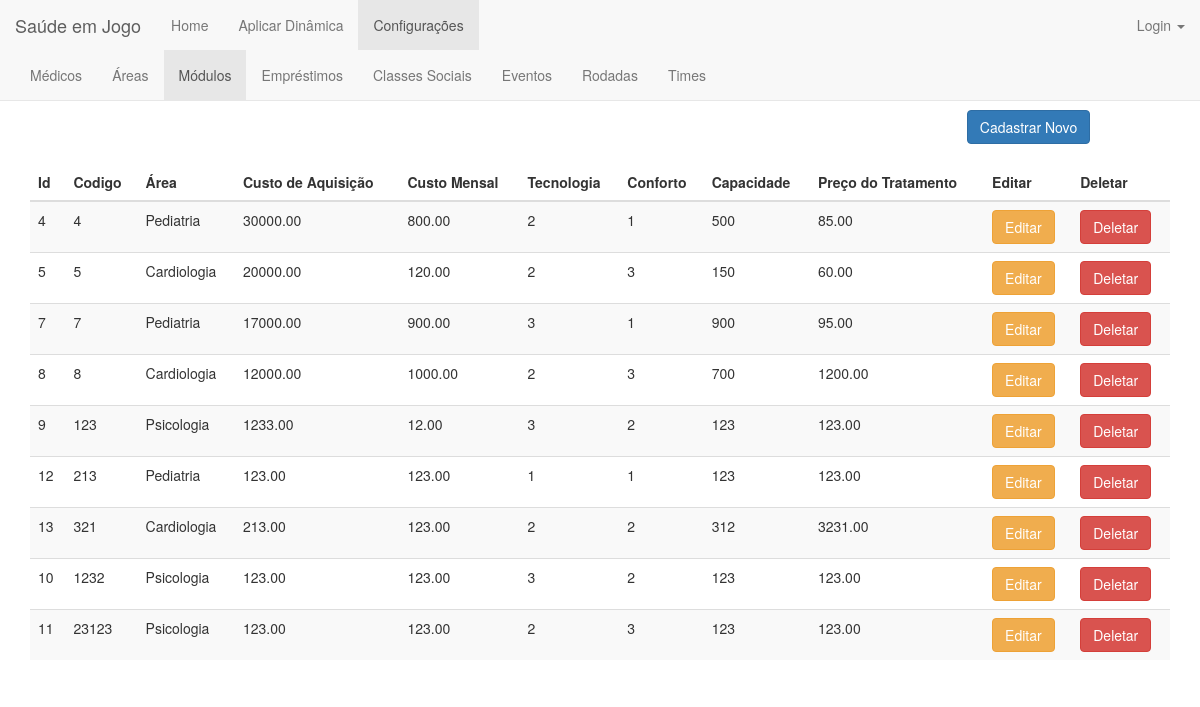
/modulo/, run on an earlier commit of the app's database.
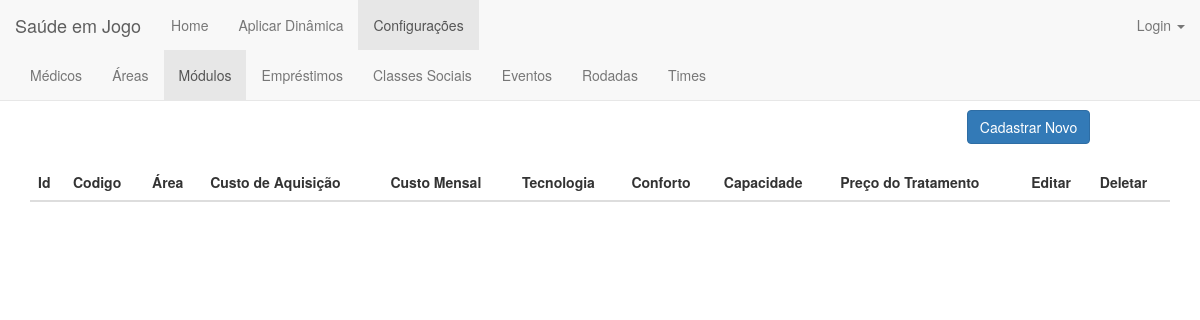
And on a later commit of the database.
### jogo/models.py (models this page shows, shortened)
class Modulo(models.Model):
    classificacao = ((1, '1'), (2, '2'), (3, '3'))
    codigo = models.IntegerField(validators=[MinValueValidator(1)], unique=True)  # Está certo existir esse código?
    area = models.ForeignKey(Area, on_delete=models.CASCADE)
    custo_de_aquisicao = models.FloatField(validators=[MinValueValidator(0.0)])
    custo_mensal = models.FloatField(validators=[MinValueValidator(0.0)])
    tecnologia = models.IntegerField(default=1, choices=classificacao)
    conforto = models.IntegerField(default=1, choices=classificacao)
    capacidade = models.IntegerField(validators=[MinValueValidator(1)])
    preco_do_tratamento = models.FloatField(validators=[MinValueValidator(0.0)])

class Area(models.Model):
    nome = models.CharField(max_length=200)
    def __str__(self):
        return self.nome

### jogo/views.py (the view)
# urls.py: url(r'^modulo/$', views.modulo_index, name='modulo_index'),
def modulo_index(request):
    modulos = Modulo.objects.order_by('codigo')
    return render(request, 'modulo/modulo_index.html', {'modulos':modulos})

### jogo/templates/modulo/modulo_index.html (shortened to what this page needs)
{% extends 'jogo/base_configuracoes.html' %}
{% block modulo %}class="active"{% endblock %}
{% block body %}
<div class="container">
    <center><h1>Módulos</h1></center>
    <div align="right" style="margin-right: 7%">
        <a href="{% url 'jogo:modulo_new' %}"><button type="submit" class="btn btn-primary">Cadastrar Novo</button></a>
    </div>
    <br>
    <table class="table table-striped">
        <thead>
        <tr>
            <th>Id</th>
            <th>Codigo</th>
            <th>Área</th>
            <th>Custo de Aquisição</th>
            <th>Custo Mensal</th>
            <th>Tecnologia</th>
            <th>Conforto</th>
            <th>Capacidade</th>
            <th>Preço do Tratamento</th>
            <th>Editar</th>
            <th>Deletar</th>
        </tr>
        </thead>
        <tbody>
        {% for modulo in modulos %}
        <tr>
            <td>{{modulo.id}}</td>
            <td>{{modulo.codigo}}</td>
            <td>{{modulo.area}}</td>
            <td>{{modulo.custo_de_aquisicao | floatformat:2}}</td>
            <td>{{modulo.custo_mensal | floatformat:2}}</td>
            <td>{{modulo.tecnologia}}</td>
            <td>{{modulo.conforto}}</td>
            <td>{{modulo.capacidade}}</td>
            <td>{{modulo.preco_do_tratamento | floatformat:2}}</td>
            <td><a href="{% url 'jogo:modulo_edit' modulo.id %}"><button type="button" class="btn btn-warning">Editar</button></a></td>
            <td><a href="{% url 'jogo:modulo_delete' modulo.id %}"><button type="button" class="btn btn-danger">Deletar</button></a></td>
        </tr>
            {% endfor %}
        </tbody>
    </table>
</div>
{% endblock body %}

What changed in the data, as far as the page shows it:
removed Modulo: id "4", codigo "4", area "Pediatria", custo_de_aquisicao "30000.00", custo_mensal "800.00", tecnologia "2", conforto "1", capacidade "500", preco_do_tratamento "85.00"
removed Modulo: id "5", codigo "5", area "Cardiologia", custo_de_aquisicao "20000.00", custo_mensal "120.00", tecnologia "2", conforto "3", capacidade "150", preco_do_tratamento "60.00"
removed Modulo: id "7", codigo "7", area "Pediatria", custo_de_aquisicao "17000.00", custo_mensal "900.00", tecnologia "3", conforto "1", capacidade "900", preco_do_tratamento "95.00"
removed Modulo: id "8", codigo "8", area "Cardiologia", custo_de_aquisicao "12000.00", custo_mensal "1000.00", tecnologia "2", conforto "3", capacidade "700", preco_do_tratamento "1200.00"
removed Modulo: id "9", codigo "123", area "Psicologia", custo_de_aquisicao "1233.00", custo_mensal "12.00", tecnologia "3", conforto "2", capacidade "123", preco_do_tratamento "123.00"
removed Modulo: id "12", codigo "213", area "Pediatria", custo_de_aquisicao "123.00", custo_mensal "123.00", tecnologia "1", conforto "1", capacidade "123", preco_do_tratamento "123.00"
removed Modulo: id "13", codigo "321", area "Cardiologia", custo_de_aquisicao "213.00", custo_mensal "123.00", tecnologia "2", conforto "2", capacidade "312", preco_do_tratamento "3231.00"
removed Modulo: id "10", codigo "1232", area "Psicologia", custo_de_aquisicao "123.00", custo_mensal "123.00", tecnologia "3", conforto "2", capacidade "123", preco_do_tratamento "123.00"
removed Modulo: id "11", codigo "23123", area "Psicologia", custo_de_aquisicao "123.00", custo_mensal "123.00", tecnologia "2", conforto "3", capacidade "123", preco_do_tratamento "123.00"
